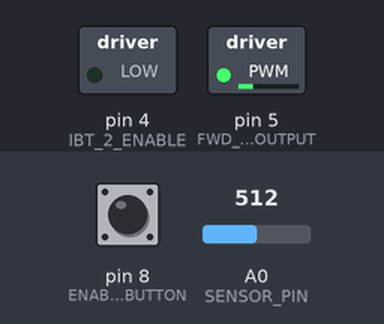
Bench run of a program on a simulated Arduino Uno, built with avr-gcc and run on an emulated ATmega328P. Parts: switched loads named in the program (green lamp = pin HIGH). The inputs (shaded band) are chosen by the test bench; at power-on: pin 8 (ENABLE_BUTTON) HIGH, A0 (SENSOR_PIN) = 512.

Above: at 1.2 s.
1.3 s: pin 8 (ENABLE_BUTTON) pulled LOW for 0.15 s
At 4.1 s:
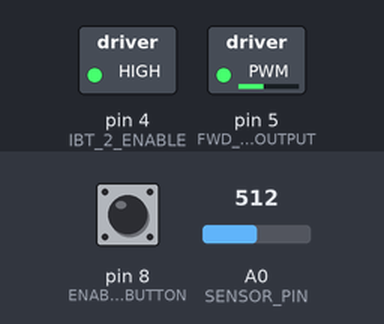
4.3 s: A0 (SENSOR_PIN) set to 900
At 5.5 s:
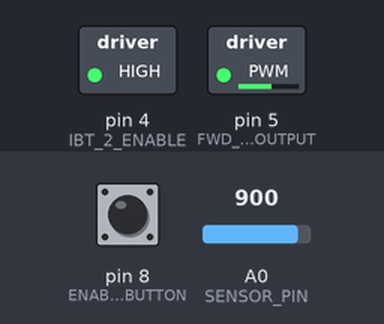
5.8 s: A0 (SENSOR_PIN) set to 511
At 6.8 s:
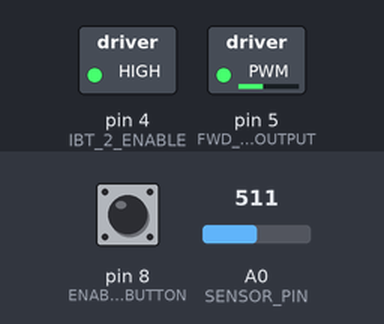
7.3 s: A0 (SENSOR_PIN) set to 50
At 8.0 s:
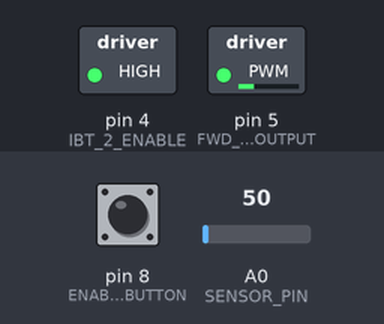
Timing chart, 0 to 9.8 s (numbered marks = the images above; inputs shaded):
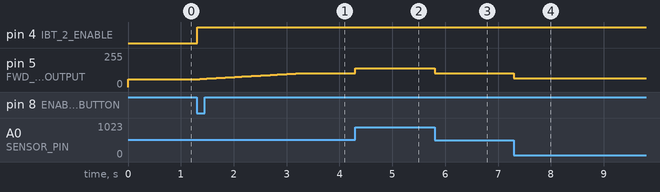

Measured:
- after the input at 1.3 s, pin 4 (IBT_2_ENABLE): LOW → HIGH at once; pin 5 (FWD_PWM_OUTPUT): moves from 60/255 to 105/255 over 2.0 s, starting after 0.06 s
- after the input at 4.3 s, pin 5 (FWD_PWM_OUTPUT): 105/255 → 139/255 at once
- after the input at 5.8 s, pin 5 (FWD_PWM_OUTPUT): 139/255 → 104/255 at once
- after the input at 7.3 s, pin 5 (FWD_PWM_OUTPUT): 104/255 → 64/255 at once

The program:

main.cpp
```cpp
/*
IBT-2 Motor Control Board driven by Arduino.

Speed and direction controlled by a potentiometer attached to analog input 0.
One side pin of the potentiometer (either one) to ground; the other side pin to +5V

Connection to the IBT-2 board:
IBT-2 pin 1 (RPWM) to Arduino pin 5(PWM) FORWARD direction
IBT-2 pins 3 (R_EN), 4 (L_EN) to Arduino pin 4
IBT-2 pin 7 (VCC) to Arduino 5V pin
IBT-2 pin 8 (GND) to Arduino GND
IBT-2 pins 2 (LPWM), 5 (R_IS) and 6 (L_IS) not connected

Other connections:
Potentiometer centre pin to Arduino pin A0
Enable pushbutton to Arduino pin 8

*/

#include <Arduino.h>

// Minimum and maximum output speeds
// Specified in the range 0 - 255
float minSpeed = 60.0;
float maxSpeed = 150.0;

// Starting and ramp up variables
float rampingTime = 2000;      // Time it takes to ramp up in milliseconds
float rampingValue = 0.0;
bool runEnable = false;
long timeStarted = 0;
bool buttonPressed = false;
bool startupComplete = true;

// IO pins
int SENSOR_PIN = 0;       // Center pin of the potentiometer to Arduino A0
int IBT_2_ENABLE = 4;     // Arduino digital output pin 4; connect to IBT-2 pin 3 and 4 (Enable)
int FWD_PWM_OUTPUT = 5;   // Arduino PWM output pin 5; connect to IBT-2 pin 1 (RPWM)
int ENABLE_BUTTON = 8;    // Arduino digital input pin 8; connect to the enable pushbutton

// For button debounce.  Replicate for each button that needs debouncing
char enableButtonState = 0;           // state of button
unsigned long enableButtonCount = 0;  // button debounce timer

// Debounce subroutine
//
boolean buttonDown(char button, unsigned long *marker, char *butnstate, unsigned long interval) {

  // Deal with a button read; true if button pressed and debounced is a new event
  // Uses reading of button input, debounce store, state store and debounce interval.

  switch (*butnstate) {               // Odd states if was pressed, >= 2 if debounce in progress
    case 0: // Button up so far,
      if (button == HIGH) return false; // Nothing happening!
      else {
        *butnstate = 2;                 // record that is now pressed
        *marker = millis();             // note when was pressed
        return false;                   // and move on
      }

    case 1: // Button down so far,
      if (button == LOW) return false; // Nothing happening!
      else {
        *butnstate = 3;                 // record that is now released
        *marker = millis();             // note when was released
        return false;                   // and move on
      }

    case 2: // Button was up, now down.
      if (button == HIGH) {
        *butnstate = 0;                 // no, not debounced; revert the state
        return false;                   // False alarm!
      }
      else {
        if (millis() - *marker >= interval) {
          *butnstate = 1;               // jackpot!  update the state
          return true;                  // because we have the desired event!
        }
        else
          return false;                 // not done yet; just move on
      }

    case 3: // Button was down, now up.
      if (button == LOW) {
        *butnstate = 1;                 // no, not debounced; revert the state
        return false;                   // False alarm!
      }
      else {
        if (millis() - *marker >= interval) {
          *butnstate = 0;               // Debounced; update the state
          return false;                 // but it is not the event we want
        }
        else
          return false;                 // not done yet; just move on
      }
    default:                            // Error; recover anyway
      {
        *butnstate = 0;
        return false;                   // Definitely false!
      }
  }
}  // End of button debounce

void setup() {

  // Set up Arduino IO
  pinMode(IBT_2_ENABLE, OUTPUT);
  pinMode(FWD_PWM_OUTPUT, OUTPUT);
  pinMode(ENABLE_BUTTON, INPUT_PULLUP);

}

void loop() {


  // Read and debounce the encoder pushbutton
  //
  if (buttonDown(digitalRead(ENABLE_BUTTON), &enableButtonCount, &enableButtonState, 10UL )) {  // debounce timer is 10 msec
    buttonPressed = true;
  } else buttonPressed = false;

  // Check for startup or shutdown
  if (buttonPressed) {
    if (runEnable) {
      runEnable = false;
    }
    else {
      runEnable = true;
      timeStarted = millis();
    }
    startupComplete = false;
    buttonPressed = false;
  }

  // Ramp on startup
  if (runEnable && !startupComplete) {
    rampingValue = (millis() - timeStarted) / rampingTime;
    if (rampingValue >= 1.0) {
      startupComplete = true;
    }
  }

  if (!runEnable) rampingValue = 0.0;

  // Read speed control potentiometer
  int sensorValue = (analogRead(SENSOR_PIN));

  // Scale potentiometer value to the range for PWM output
  // sensor value is in the range 0 to 1023
  // PWM value is 0 - 255
  float forwardPWM = sensorValue * (maxSpeed-minSpeed) * rampingValue / 1024 + minSpeed;

  // Write outputs
  digitalWrite (IBT_2_ENABLE, runEnable);
  analogWrite(FWD_PWM_OUTPUT, forwardPWM);
}
```
